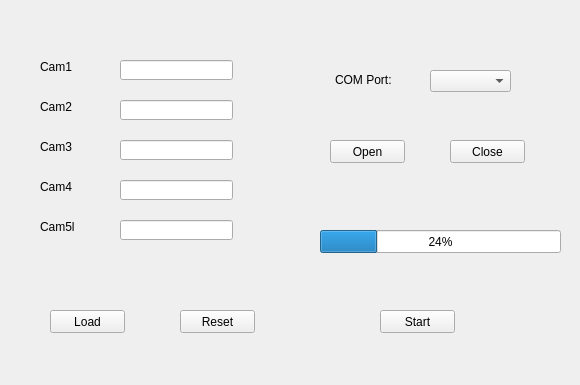
<?xml version="1.0" encoding="UTF-8"?>
<ui version="4.0">
 <class>Form</class>
 <widget class="QWidget" name="Form">
  <property name="geometry">
   <rect>
    <x>0</x>
    <y>0</y>
    <width>580</width>
    <height>385</height>
   </rect>
  </property>
  <property name="windowTitle">
   <string>Form</string>
  </property>
  <widget class="QLabel" name="label">
   <property name="geometry">
    <rect>
     <x>40</x>
     <y>60</y>
     <width>46</width>
     <height>13</height>
    </rect>
   </property>
   <property name="text">
    <string>Cam1</string>
   </property>
  </widget>
  <widget class="QLabel" name="label_2">
   <property name="geometry">
    <rect>
     <x>40</x>
     <y>100</y>
     <width>46</width>
     <height>13</height>
    </rect>
   </property>
   <property name="text">
    <string>Cam2</string>
   </property>
  </widget>
  <widget class="QLabel" name="label_3">
   <property name="geometry">
    <rect>
     <x>40</x>
     <y>140</y>
     <width>46</width>
     <height>13</height>
    </rect>
   </property>
   <property name="text">
    <string>Cam3</string>
   </property>
  </widget>
  <widget class="QLabel" name="label_4">
   <property name="geometry">
    <rect>
     <x>40</x>
     <y>180</y>
     <width>46</width>
     <height>13</height>
    </rect>
   </property>
   <property name="text">
    <string>Cam4</string>
   </property>
  </widget>
  <widget class="QLabel" name="label_5">
   <property name="geometry">
    <rect>
     <x>40</x>
     <y>220</y>
     <width>46</width>
     <height>13</height>
    </rect>
   </property>
   <property name="text">
    <string>Cam5l</string>
   </property>
  </widget>
  <widget class="QLineEdit" name="lineEdit">
   <property name="geometry">
    <rect>
     <x>120</x>
     <y>60</y>
     <width>113</width>
     <height>20</height>
    </rect>
   </property>
  </widget>
  <widget class="QLineEdit" name="lineEdit_2">
   <property name="geometry">
    <rect>
     <x>120</x>
     <y>100</y>
     <width>113</width>
     <height>20</height>
    </rect>
   </property>
  </widget>
  <widget class="QLineEdit" name="lineEdit_3">
   <property name="geometry">
    <rect>
     <x>120</x>
     <y>140</y>
     <width>113</width>
     <height>20</height>
    </rect>
   </property>
  </widget>
  <widget class="QLineEdit" name="lineEdit_4">
   <property name="geometry">
    <rect>
     <x>120</x>
     <y>180</y>
     <width>113</width>
     <height>20</height>
    </rect>
   </property>
  </widget>
  <widget class="QLineEdit" name="lineEdit_5">
   <property name="geometry">
    <rect>
     <x>120</x>
     <y>220</y>
     <width>113</width>
     <height>20</height>
    </rect>
   </property>
  </widget>
  <widget class="QPushButton" name="pushButton">
   <property name="geometry">
    <rect>
     <x>50</x>
     <y>310</y>
     <width>75</width>
     <height>23</height>
    </rect>
   </property>
   <property name="text">
    <string>Load</string>
   </property>
  </widget>
  <widget class="QPushButton" name="pushButton_2">
   <property name="geometry">
    <rect>
     <x>180</x>
     <y>310</y>
     <width>75</width>
     <height>23</height>
    </rect>
   </property>
   <property name="text">
    <string>Reset</string>
   </property>
  </widget>
  <widget class="QPushButton" name="pushButton_3">
   <property name="geometry">
    <rect>
     <x>380</x>
     <y>310</y>
     <width>75</width>
     <height>23</height>
    </rect>
   </property>
   <property name="text">
    <string>Start</string>
   </property>
  </widget>
  <widget class="QComboBox" name="comboBox">
   <property name="geometry">
    <rect>
     <x>430</x>
     <y>70</y>
     <width>81</width>
     <height>22</height>
    </rect>
   </property>
  </widget>
  <widget class="QLabel" name="label_6">
   <property name="geometry">
    <rect>
     <x>335</x>
     <y>70</y>
     <width>61</width>
     <height>20</height>
    </rect>
   </property>
   <property name="text">
    <string>COM Port:</string>
   </property>
  </widget>
  <widget class="QPushButton" name="pushButton_4">
   <property name="geometry">
    <rect>
     <x>330</x>
     <y>140</y>
     <width>75</width>
     <height>23</height>
    </rect>
   </property>
   <property name="text">
    <string>Open</string>
   </property>
  </widget>
  <widget class="QPushButton" name="pushButton_5">
   <property name="geometry">
    <rect>
     <x>450</x>
     <y>140</y>
     <width>75</width>
     <height>23</height>
    </rect>
   </property>
   <property name="text">
    <string>Close</string>
   </property>
  </widget>
  <widget class="QProgressBar" name="progressBar">
   <property name="geometry">
    <rect>
     <x>320</x>
     <y>230</y>
     <width>241</width>
     <height>23</height>
    </rect>
   </property>
   <property name="value">
    <number>24</number>
   </property>
  </widget>
 </widget>
 <resources/>
 <connections>
  <connection>
   <sender>pushButton_2</sender>
   <signal>clicked()</signal>
   <receiver>lineEdit_5</receiver>
   <slot>clear()</slot>
   <hints>
    <hint type="sourcelabel">
     <x>215</x>
     <y>319</y>
    </hint>
    <hint type="destinationlabel">
     <x>167</x>
     <y>233</y>
    </hint>
   </hints>
  </connection>
  <connection>
   <sender>pushButton_2</sender>
   <signal>clicked()</signal>
   <receiver>lineEdit_4</receiver>
   <slot>clear()</slot>
   <hints>
    <hint type="sourcelabel">
     <x>241</x>
     <y>310</y>
    </hint>
    <hint type="destinationlabel">
     <x>225</x>
     <y>187</y>
    </hint>
   </hints>
  </connection>
  <connection>
   <sender>pushButton_2</sender>
   <signal>clicked()</signal>
   <receiver>lineEdit_3</receiver>
   <slot>clear()</slot>
   <hints>
    <hint type="sourcelabel">
     <x>245</x>
     <y>310</y>
    </hint>
    <hint type="destinationlabel">
     <x>231</x>
     <y>157</y>
    </hint>
   </hints>
  </connection>
  <connection>
   <sender>pushButton_2</sender>
   <signal>clicked()</signal>
   <receiver>lineEdit_2</receiver>
   <slot>clear()</slot>
   <hints>
    <hint type="sourcelabel">
     <x>217</x>
     <y>310</y>
    </hint>
    <hint type="destinationlabel">
     <x>178</x>
     <y>114</y>
    </hint>
   </hints>
  </connection>
  <connection>
   <sender>pushButton_2</sender>
   <signal>clicked()</signal>
   <receiver>lineEdit</receiver>
   <slot>clear()</slot>
   <hints>
    <hint type="sourcelabel">
     <x>219</x>
     <y>329</y>
    </hint>
    <hint type="destinationlabel">
     <x>206</x>
     <y>74</y>
    </hint>
   </hints>
  </connection>
  <connection>
   <sender>pushButton_2</sender>
   <signal>clicked()</signal>
   <receiver>progressBar</receiver>
   <slot>reset()</slot>
   <hints>
    <hint type="sourcelabel">
     <x>225</x>
     <y>314</y>
    </hint>
    <hint type="destinationlabel">
     <x>326</x>
     <y>242</y>
    </hint>
   </hints>
  </connection>
  <connection>
   <sender>lineEdit</sender>
   <signal>textChanged(QString)</signal>
   <receiver>progressBar</receiver>
   <slot>reset()</slot>
   <hints>
    <hint type="sourcelabel">
     <x>227</x>
     <y>69</y>
    </hint>
    <hint type="destinationlabel">
     <x>367</x>
     <y>232</y>
    </hint>
   </hints>
  </connection>
  <connection>
   <sender>lineEdit_2</sender>
   <signal>textChanged(QString)</signal>
   <receiver>progressBar</receiver>
   <slot>reset()</slot>
   <hints>
    <hint type="sourcelabel">
     <x>216</x>
     <y>109</y>
    </hint>
    <hint type="destinationlabel">
     <x>381</x>
     <y>234</y>
    </hint>
   </hints>
  </connection>
  <connection>
   <sender>lineEdit_3</sender>
   <signal>textChanged(QString)</signal>
   <receiver>progressBar</receiver>
   <slot>reset()</slot>
   <hints>
    <hint type="sourcelabel">
     <x>196</x>
     <y>147</y>
    </hint>
    <hint type="destinationlabel">
     <x>384</x>
     <y>233</y>
    </hint>
   </hints>
  </connection>
  <connection>
   <sender>lineEdit_4</sender>
   <signal>textChanged(QString)</signal>
   <receiver>progressBar</receiver>
   <slot>reset()</slot>
   <hints>
    <hint type="sourcelabel">
     <x>144</x>
     <y>184</y>
    </hint>
    <hint type="destinationlabel">
     <x>394</x>
     <y>235</y>
    </hint>
   </hints>
  </connection>
  <connection>
   <sender>lineEdit_5</sender>
   <signal>textChanged(QString)</signal>
   <receiver>progressBar</receiver>
   <slot>reset()</slot>
   <hints>
    <hint type="sourcelabel">
     <x>230</x>
     <y>229</y>
    </hint>
    <hint type="destinationlabel">
     <x>402</x>
     <y>240</y>
    </hint>
   </hints>
  </connection>
 </connections>
</ui>
